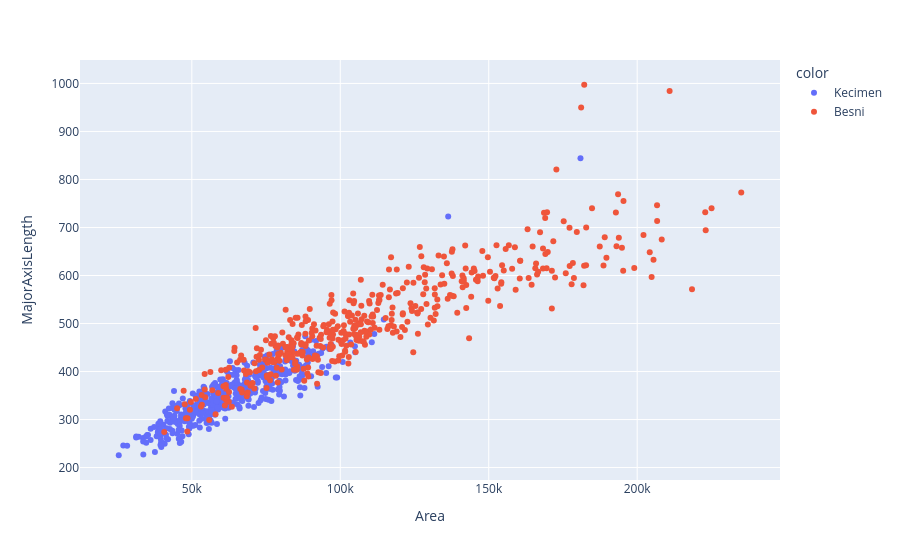

Notebook code for this chart:
### Code cell
# Visualiser les classes suivant les deux premières variables
fig = px.scatter(data_frame=df, x = 'Area', y = 'MajorAxisLength', color = df.Class.values)
fig.show()

### Figure 1 — Plotly figure (JSON) as saved in the notebook; plotly's stock layout.template omitted (floating-point values rounded to 4 significant figures; data arrays with more than 128 entries replaced by an {"elided": "..."} marker saying what was removed)
{"data": [{"hovertemplate": "color=Kecimen<br>Area=%{x}<br>MajorAxisLength=%{y}<extra></extra>", "legendgroup": "Kecimen", "marker": {"color": "#636efa", "symbol": "circle"}, "mode": "markers", "name": "Kecimen", "orientation": "v", "showlegend": true, "type": "scatter", "x": {"elided": "450 int values"}, "xaxis": "x", "y": {"elided": "450 float values"}, "yaxis": "y"}, {"hovertemplate": "color=Besni<br>Area=%{x}<br>MajorAxisLength=%{y}<extra></extra>", "legendgroup": "Besni", "marker": {"color": "#EF553B", "symbol": "circle"}, "mode": "markers", "name": "Besni", "orientation": "v", "showlegend": true, "type": "scatter", "x": {"elided": "450 int values"}, "xaxis": "x", "y": {"elided": "450 float values"}, "yaxis": "y"}], "layout": {"legend": {"title": {"text": "color"}, "tracegroupgap": 0}, "margin": {"t": 60}, "xaxis": {"anchor": "y", "domain": [0.0, 1.0], "title": {"text": "Area"}}, "yaxis": {"anchor": "x", "domain": [0.0, 1.0], "title": {"text": "MajorAxisLength"}}}}
